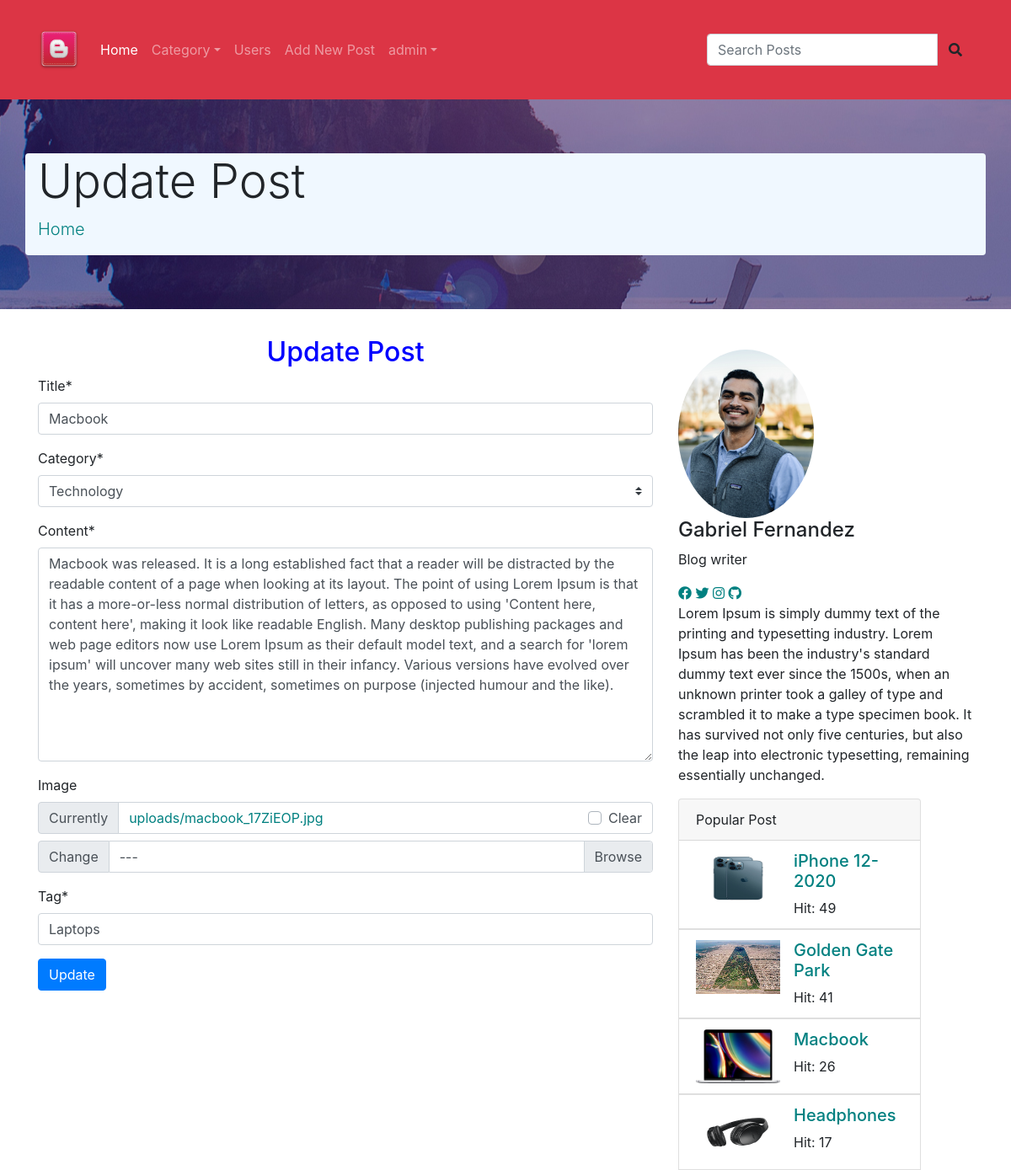
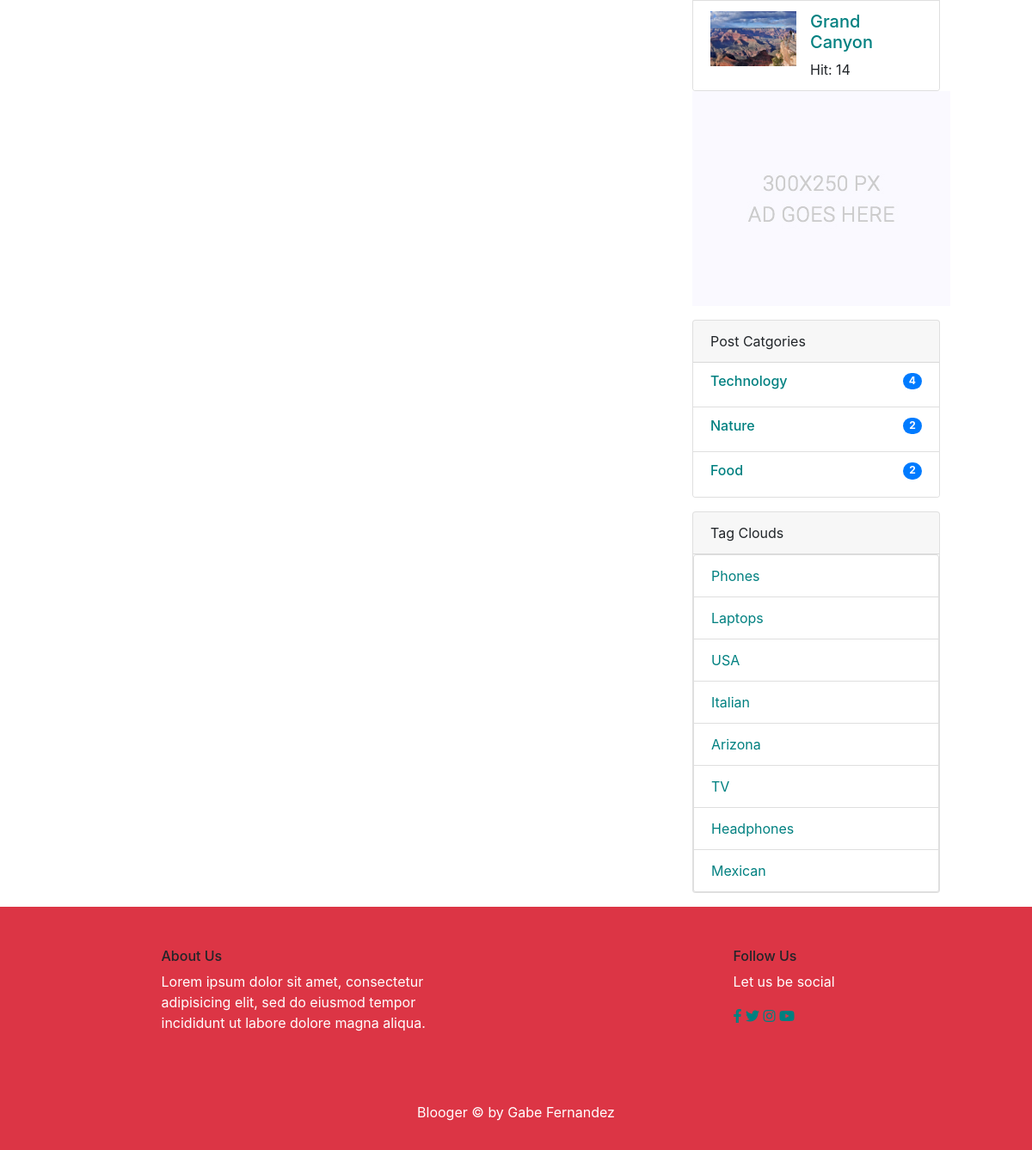
/posts/update/2/macbook (signed in), run on the app's committed database (2 pictures, top to bottom).
### posts/models.py (models this page shows, shortened)
class Post(models.Model):
    title = models.CharField(max_length=150)
    content = models.TextField()
    publishing_date = models.DateField(auto_now_add=True)
    image = models.ImageField(blank=True, null=True, upload_to='uploads')
    user = models.ForeignKey(settings.AUTH_USER_MODEL, on_delete=models.CASCADE)
    slug = models.SlugField(default="slug", editable=False)
    category = models.ForeignKey(Category, on_delete=models.CASCADE, related_name="posts", default=1)
    tag = models.ManyToManyField(Tag, related_name="posts", blank=True)
    slider_post = models.BooleanField(default=False)
    hit = models.PositiveIntegerField(default=0)
    def post_tag(self):
        return ','.join(str(tag) for tag in self.tag.all())

class Category(models.Model):
    title = models.CharField(max_length=100)
    slug = models.SlugField(editable=False)
    def __str__(self):
        return self.title
    def post_count(self):
        return self.posts.all().count()

class Tag(models.Model):
    title = models.CharField(max_length=50)
    slug = models.SlugField(editable=False)
    def __str__(self):
        return self.title

### posts/views.py (the view, shortened to what this page needs)
# urls.py: path('posts/update/<int:pk>/<slug:slug>', UpdatePostView.as_view(), name="post_update"),
@method_decorator(login_required(login_url='users/login'), name="dispatch")
class UpdatePostView(UpdateView):
    model = Post
    template_name = 'posts/post-update.html'
    form_class = PostUpdateForm
    def get(self, request, *args, **kwargs):
        self.object = self.get_object()
        if self.object.user != request.user:
            return HttpResponseRedirect('/')
        return super(UpdatePostView, self).get(request,*args,**kwargs)

### posts/forms.py
class PostUpdateForm(forms.ModelForm):
    def __init__(self, *args, **kwargs):
        super(PostUpdateForm, self).__init__(*args, **kwargs)
        self.helper = FormHelper()
        self.helper.form_method='POST'
        self.helper.field_class = 'mt-10'
        self.helper.layout = Layout(
            Field("title", css_class="single-input", placeholder="Title"),
            Field("category", css_class="single-input"),
            Field("content", css_class="single-input", placeholder="Content"),
            Field("image", css_class="single-input"),
            Field("tag", css_class="single-input", placeholder="Tag", value=self.instance.post_tag()),
        )
        self.helper.add_input(Submit('submit', 'Update', css_class='genric-btn success circle'))
    tag = forms.CharField()
    class Meta:
        model = Post
        fields = [ 'title', 'category', 'content', 'image']

### posts/templatetags/custom_tags.py (called while the page is built)
@register.simple_tag(name="categories")
def all_categories():
    return Category.objects.all()

@register.simple_tag(name="tags")
def all_tags():
    return Tag.objects.all()

@register.simple_tag(name="hit_posts")
def hit_posts():
    return Post.objects.order_by('-hit')[:5]

### templates/posts/post-update.html
{% extends 'posts/base.html'%}
{% load static %}
{% load crispy_forms_tags %}
{% block content %}
       <div class="jumbotron jumbotron-fluid banner">
          <div class="container d-flex justify-content-center flex-column banner-text rounded">
            <h1 class="display-4">Update Post</h1>
            <p class="lead"><a href="{% url 'index' %}">Home</a></p>
          </div>
        </div>
        <section class="blog_area p_120">
            <div class="container">
                <div class="row">
                    <div class="col-lg-8">
                        <h2 style="text-align:center;color:blue">Update Post</h2>
                        <div class="blog_left_sidebar">
                            {% crispy form %}
                        </div>
                    </div>
                    {% include 'posts/sidebar.html' %}
                </div>
            </div>
        </section>
{% endblock %}

### templates/posts/base.html (shortened to what this page needs)
<!doctype html>
<html lang="en">
    <head>
        {% load static %}
        {% load custom_tags %}
        <link rel="stylesheet" href="https://cdnjs.cloudflare.com/ajax/libs/font-awesome/5.15.1/css/all.min.css">
        <link rel="stylesheet" href="https://cdn.jsdelivr.net/npm/bootstrap@4.5.3/dist/css/bootstrap.min.css">
        <link rel="stylesheet" type="text/css" href="{% static 'css/mycss.css'%}">
    </head>
    <body>
        <header class="header">
				<nav class="navbar navbar-expand-lg navbar-dark bg-danger">
					<div class="container my-3">
						<a class="navbar-brand " href="{% url 'index'%}"><img src="{% static "img/favicon.png" %}" alt="" width="50" height="50" alt="" loading="lazy"></a>
						<div class="collapse navbar-collapse" id="navbarNavDropdown">
                            <ul class="navbar-nav mr-auto">
								<li class="nav-item active"><a class="nav-link" href="{% url 'index'%}">Home</a></li>
                                <li class="nav-item dropdown">
									<a class="nav-link dropdown-toggle" href="#" id="navbarDropdown" role="button" data-toggle="dropdown" aria-haspopup="true" aria-expanded="false">Category</a>
                                        {% categories as categories %}
                                </li>
                                <li class="nav-item"><a class="nav-link" href="{% url 'users:user_list'%}">Users</a></li>
                                {% if user.is_authenticated %}
                                <li class="nav-item"><a class="nav-link" href="{% url 'create_post'%}">Add New Post</a></li>
								<li class="nav-item submenu dropdown">
									<a href="#" class="nav-link dropdown-toggle" data-toggle="dropdown" role="button" aria-haspopup="true" aria-expanded="false">{{user.username}}</a>
								</li>
                                {% else %}
                                <li class="nav-item"><a class="nav-link" href="{% url 'users:register'%}">Register</a></li>
                                <li class="nav-item"><a class="nav-link" href="{% url 'users:login'%}">Login</a></li>
                                {% endif %}
							</ul>
                        <aside class="my-3 rounded  d-flex flex-row-reverse">
                                <form action="{% url 'search' %}" method="GET" >
                                    <div class="input-group">
                                        <input type="text" class="form-control" placeholder="Search Posts" name="q">
                                        <span class="input-group-btn">
                                            <button class="btn btn-default" type="submit"><i class="fas fa-search "></i></button>
                                        </span>
                                    </div>
                                </form>
                            </aside>
					</div>
				</nav>
        </header>
    {% block content %}
    {% endblock %}
        <footer class="footer-area bg-danger " style="display:flex">
            <div class="container">
                <div class="row my-5 d-flex justify-content-around">
                    <div class="col-lg-4  col-md-4 col-sm-4">
                        <div class=" ">
                            <h6 class="footer_title">About Us</h6>
                            <p>Lorem ipsum dolor sit amet, consectetur adipisicing elit, sed do eiusmod tempor incididunt ut labore dolore magna aliqua.</p>
                        </div>
                    </div>
                    <div class="col-lg-2 col-md-6 col-sm-6">
                        <div class="single-footer-widget f_social_wd">
                            <h6 class="footer_title">Follow Us</h6>
                            <p>Let us be social</p>
                            <div class="f_social">
                                <a href="#"><i class="fab fa-facebook-f"></i></a>
								<a href="#"><i class="fab fa-twitter"></i></a>
								<a href="#"><i class="fab fa-instagram"></i></a>
								<a href="#"><i class="fab fa-youtube"></i></a>
                            </div>
                        </div>
                    </div>
                </div>
                <div class="footer-copyright text-center py-3">
                    <p class="col-lg-12 footer-text text-center">
                        Blooger &copy; by Gabe Fernandez
                    </p>
                </div>
            </div>
        </footer>
    </body>
</html>

### templates/posts/sidebar.html (shortened to what this page needs)
{% load static %}
{% load custom_tags %}
<div id=" sidebar"class=" col-lg-4" >
                        <div class="blog_right_sidebar my-3">
                            <aside class="author_section">
                                <img class="author_img rounded-circle" id="author_img" src="{% static "img/blog/gabe.png" %}" alt="">
                                <h4>Gabriel Fernandez</h4>
                                <p>Blog writer</p>
                                <div class="social_icon">
                                    <a href="#"><i class="fab fa-facebook"></i></a>
                                    <a href="#"><i class="fab fa-twitter"></i></a>
                                    <a href="#"><i class="fab fa-instagram"></i></a>
                                    <a href="#"><i class="fab fa-github"></i></a>
                                </div>
                                <p>Lorem Ipsum is simply dummy text of the printing and typesetting industry. Lorem Ipsum has been the industry's standard dummy text ever since the 1500s, when an unknown printer took a galley of type and scrambled it to make a type specimen book. It has survived not only five centuries, but also the leap into electronic typesetting, remaining essentially unchanged.</p>
                            </aside>
                            <div class="card" style="width: 18rem;">
                               <div class="card-header">
                                    Popular Post
                               </div>
                                {% hit_posts as posts %}
                                {% for post in posts %}
                               <ul class="list-group list-group-flush">
                                    <li class="list-group-item">
                                        <div class="media">
                                            <img src="{{post.image.url}}" class="mr-3" alt="..." style="height:64px; width:100px;">
                                            <div class="media-body">
                                                <a href="{% url 'detail' post.pk post.slug %}"><h5>{{ post.title }}</h5></a>
                                                Hit: {{post.hit}}
                                            </div>
                                        </div>
                                    </li>
                               </ul>
                                {%endfor %}
                            </div>
                            <aside class="single_sidebar_widget">
                                <a href="#"><img class="img-fluid" src="{% static "img/blog/add.jpg" %}" alt=""></a>
                            </aside>
                            <div class="card mt-3 " style="width: 18rem;">
                                <div class="card-header">
                                    Post Catgories
                                </div>
                                <ul class="list-group list-group-flush">
                                    {% categories as categories %}
                                    {% for category in categories %}
                                    <li class="list-group-item">
                                        <a href="{% url 'category_detail' pk=category.pk slug=category.slug %}" class="d-flex justify-content-between">
                                            <h6>{{category.title}}</h6>
                                            <h6 class="badge badge-primary badge-pill">{{category.post_count}}</h6>
                                        </a>
                                    </li>
                                    {% endfor %}
                                </ul>
                            </div>
                            <div class="card mt-3" style="width: 18rem;">
                                <div class="card-header">
                                    Tag Clouds
                                </div>
                                <ul class="list-group">
                                    {% tags as labels %}
                                    {% for label in labels%}
                                    <li class="list-group-item"><a href="{% url 'tag_detail' slug=label.slug%}">{{label}}</a></li>
                                    {% endfor %}
                                </ul>
                            </div>
                        </div>
                    </div>

### static/css/mycss.css (style rules this page uses)
a:link { color: teal; background-color: transparent; text-decoration: none; }
.banner { background: url(../img/banner/home-banner.jpg) no-repeat scroll center center; display:flex; }
.banner-text { background-color:#F0F8FF; }
#author_img { width:auto; height:200px; }
footer p { color:white; }

### data on the page
Post: title "Macbook", category "Technology", content "Macbook was released. It is a long established fact that a reader will be distracted by the readable content of a page when looking at its layout. The point of using Lorem Ipsum is that it has a more-or-less normal distribution of letters, as opposed to using 'Content here, content here', making it look like readable English. Many desktop publishing packages and web page editors now use Lorem Ipsum as their default model text, and a search for 'lorem ipsum' will uncover many web sites still in their infancy. Various versions have evolved over the years, sometimes by accident, sometimes on purpose (injected humour and the like).", image (picture), hit "26"
Post: image (picture), title "iPhone 12-2020", hit "49"
Post: image (picture), title "Golden Gate Park", hit "41"
Post: image (picture), title "Headphones", hit "17"
Post: image (picture), title "Grand Canyon", hit "14"
Category: title "Technology", post_count "4"
Category: title "Nature", post_count "2"
Category: title "Food", post_count "2"
Tag: title "Phones"
Tag: title "Laptops"
Tag: title "USA"
Tag: title "Italian"
Tag: title "Arizona"
Tag: title "TV"
Tag: title "Headphones"
Tag: title "Mexican"

### other printed values
{{ user.username }} "admin"
